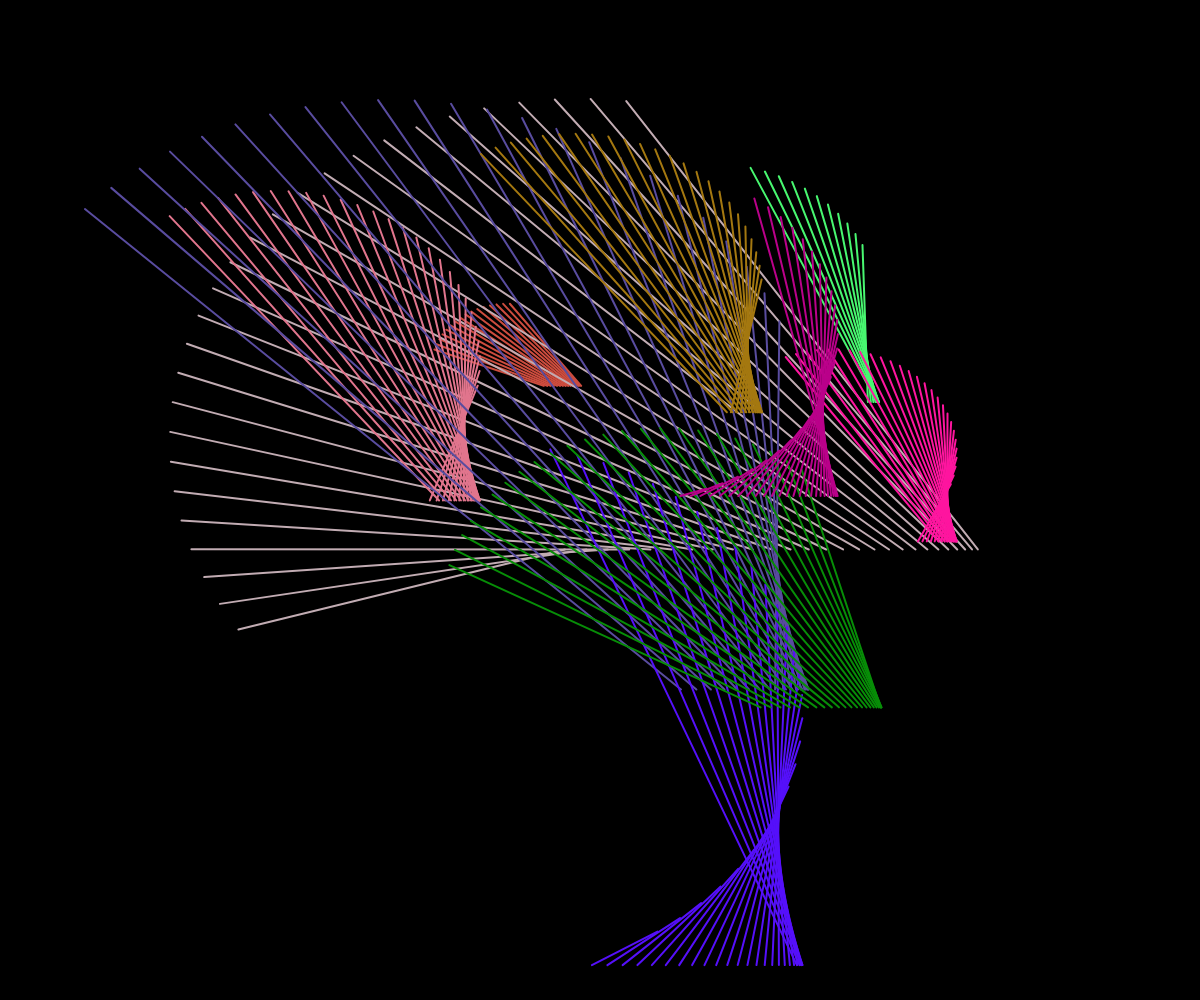
Frame 1 (no input)
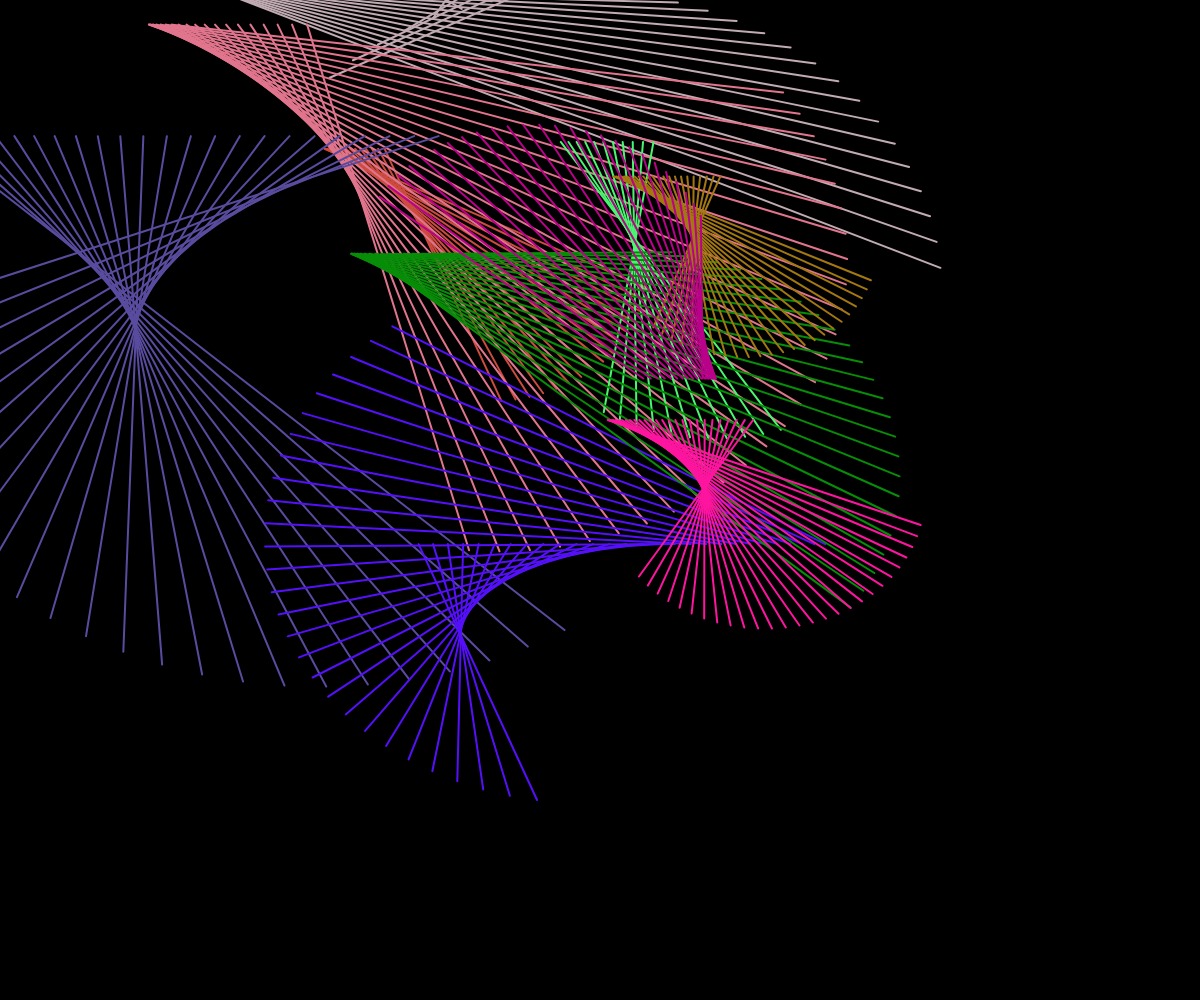
Frame 60 (no input)
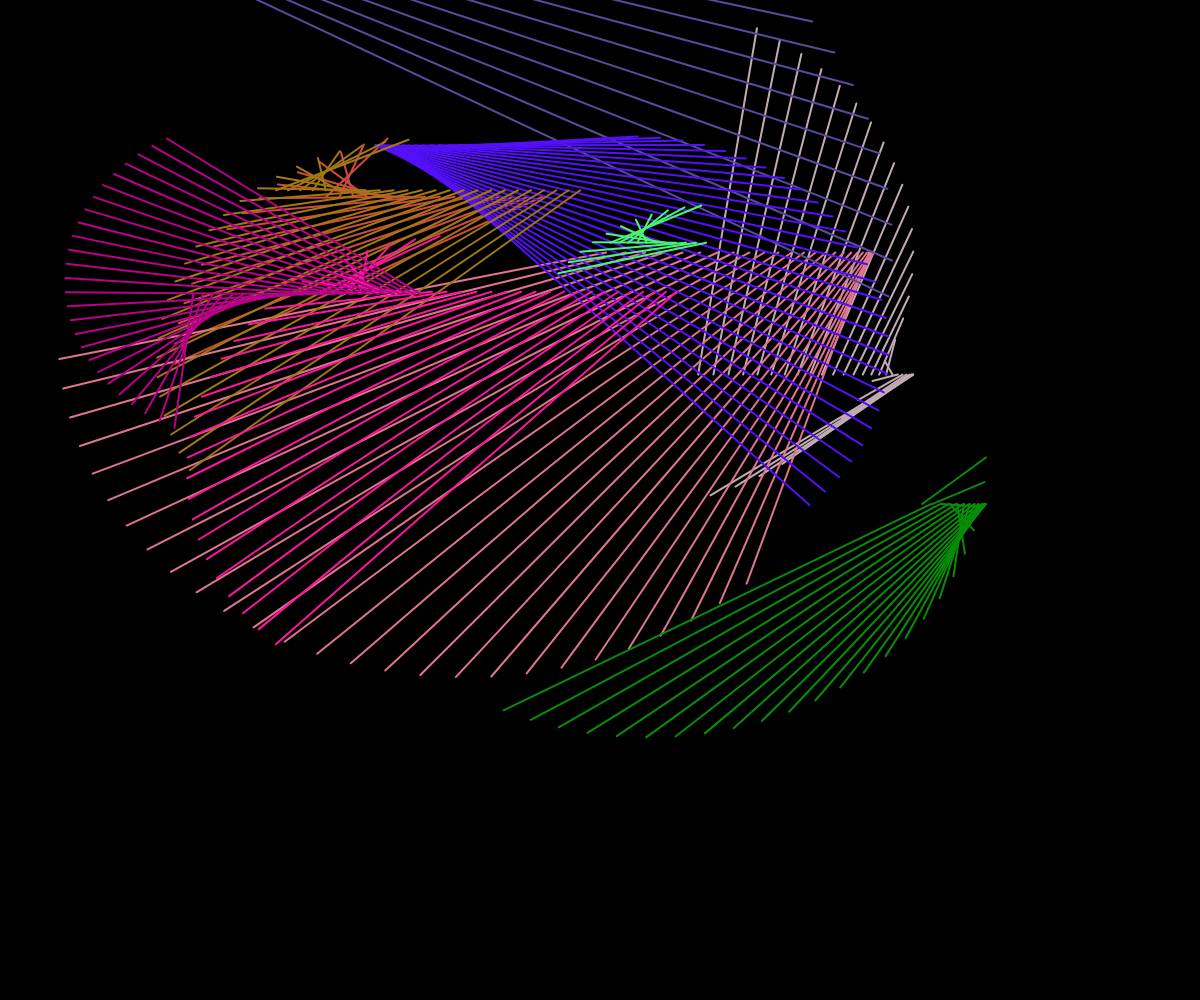
Frame 120 (the mouse pressed at the canvas centre since frame 60)

The p5.js sketch that drew these frames (run headless with seeded random() and noise() and a simulated clock; from frame 60 on, the mouse is pressed at the canvas centre):

// p5.js sketch
// ── sketch.js

let myWhit = [];

function setup() {
  createCanvas(windowWidth, windowHeight);
  background(0);
  pixelDensity(1);
  angleMode(DEGREES);
  
  for (let i =0;i<10;i++){
   myWhit[i] = new Whitney();
   
}
}

function draw() {
  background(0);
   for (let i =0; i<myWhit.length;i++){
     myWhit[i].show();
     myWhit[i].incr();
   }
}



// ── whitney.js
class Whitney {
  constructor() {

    this.t = random(50); // starting spot on the unit circle differt phase
    this.xoff = random(1000);  // starting positions and
    this.yoff = random(1000);  //  a function of place in soise space
    this.zoff = random(1000);   // amplitude size 
    this.color = color(random(255),random(255),random(255));
    this.incrim = random(0.003,0.010);  // rate of increacing in the noise space
    this.numOfLines = random(10,30);
    this.cirSpeed = random(0.3,1);


  }

  incr() {
    this.t += this.cirSpeed;
    //this.t += 0.3;
    this.xoff += this.incrim;
    this.yoff += this.incrim;
    this.zoff += this.incrim;


  }
  
  show() {
    push();
    
    translate(noise(this.xoff)*width,noise(this.yoff)*height);
    strokeWeight(2);
    stroke(this.color);
  
  for (let i = 0;i<this.numOfLines;i++){
  line(this.getx(this.t+i),this.gety(this.t+i),this.getx1(this.t+i),this.gety1(this.t+1));
  
  }
    
    
    pop();
    
    
    
  }
  
  
  getx(t){
  return sin(t*5)*noise(this.zoff)*width/2;
  //return t
}


  gety(t){
  return cos(t*5)*noise(this.zoff)*height/2; 
  //return t;
}



  getx1(t){
  return sin(t*3)*noise(this.zoff)*width/2;
  //return t
}


  gety1(t){
  return cos(t*2)*noise(this.zoff)*height/2; 
  //return t;
}

}
